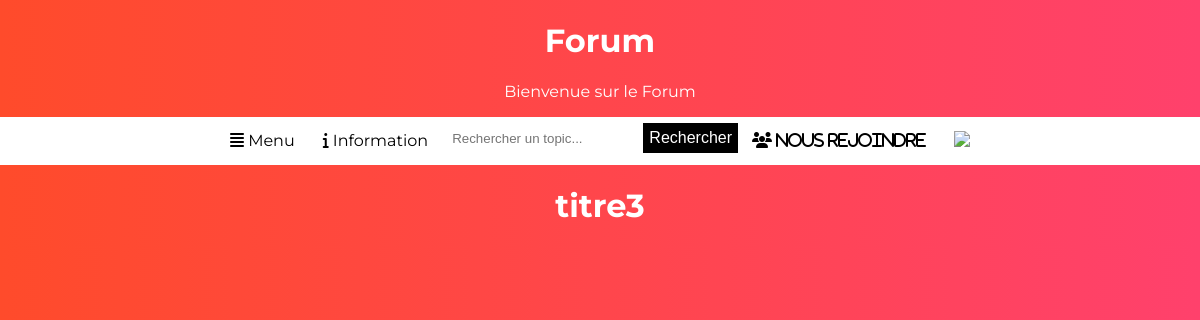
/Forum/Forum.php?index=3, run on an earlier commit of the app's database.
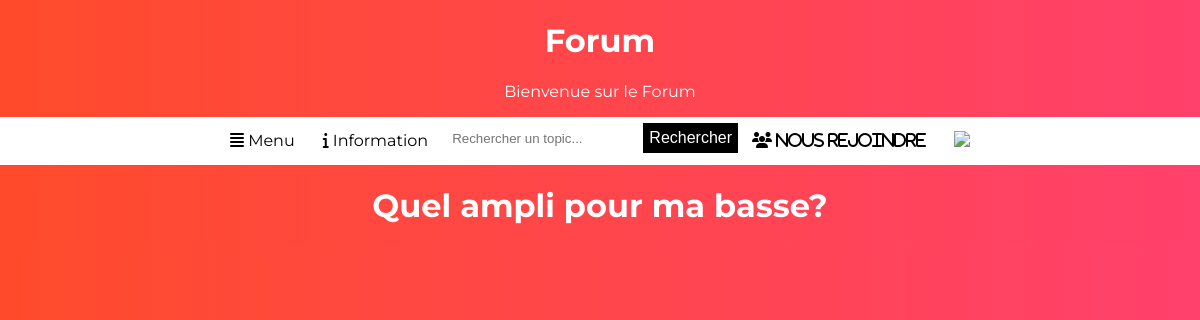
And on a later commit of the database.
### tables this page shows
CREATE TABLE FilDeDiscussion
(
idFilDeDiscussion INT(11),
isFilDeDiscussionClos TINYINT,
titreFilDeDiscussion VARCHAR(64),
dateOuverture DATE,
Theme VARCHAR(64),
idCreateur INT(11),
idMessage INT(11),
PRIMARY KEY(idFilDeDiscussion)
);

### Forum/data/fildediscussion.php (called while the page is built, shortened)
<?php
    class FilDeDiscussion
    {
        private $titreFilDeDiscussion;
        public function getTitreFilDeDiscussion() {
            return $this->titreFilDeDiscussion;
        }
        public function getIdFilDeDiscussionWithId($idFilDeDiscussion)
        {
            $bdd=DatabaseLinker::getConnexion();
            $state = $bdd->prepare("SELECT * FROM FilDeDiscussion WHERE idFilDeDiscussion=?");
            $state->bindParam(1,$idFilDeDiscussion);
            $state->execute();
            $resultat = $state->fetchAll();
            foreach ($resultat as $ligneResultat)
            {
                $this->titreFilDeDiscussion = $ligneResultat["titreFilDeDiscussion"];
            }
        }
    }
?>

### Forum/Forum.php (the view, shortened to what this page needs)
<?php
	include("HeaderForum.php");
	include("data/fildediscussion.php");
	if (!empty($_GET["index"]))
	{
		if(isset($_SESSION["idUser"]))
		{
			include("BarreDeNavCo.php");
			$utilisateur = new Compte();
			$utilisateur->initCompte($_SESSION["idUser"]);
			$id = $_GET["index"];
			$fildediscussion = new FilDeDiscussion();
			$fildediscussion->getIdFilDeDiscussionWithId($id);
			$createur = FilDeDiscussion::getCreateurWithId($id);
			if ($_GET["index"])
			{
				echo '<h1>'.$fildediscussion->getTitreFilDeDiscussion().'</h1';
			}
			?>
			<div class="page">
				<div class="gauche">
					<div class="profilCard">
				        <div class="Container">
					        <h4 class="TitreProfil">Mon profile</h4>
					        <p class="Avatar"><img src="https://www.shareicon.net/data/2016/09/01/822739_user_512x512.png" class="imageCercle" alt="pp"></p>
					        <hr>
					        <p><i class="description"></i><i class="fas fa-address-card"></i><?php echo ' '.$utilisateur->getNomCompte(); ?></i></p>
					        <p><i class="description"><i class="far fa-calendar-alt"></i><?php echo ' '.$utilisateur->getDateCreation(); ?></i></p>
					        <p><i class="description"><i class="fas fa-comments"></i><?php echo ' '.$utilisateur->getIdMessage().' messages'; ?></i>
					        </p>
				        </div>
			        </div>
				</div>
			  	<div class="milieu">
			  		<div class="messages"><br>
				        <img src="https://www.shareicon.net/data/2016/09/01/822739_user_512x512.png" alt="Avatar" style="width:60px">
				        <h4><?php echo ' '.$utilisateur->getNomCompte(); ?></h4><br>
				        <hr class="contentMsg">
				        <p>Lorem ipsum dolor sit amet, consectetur adipisicing elit, sed do eiusmod tempor incididunt ut labore et dolore magna aliqua. Ut enim ad minim veniam, quis nostrud exercitation ullamco laboris nisi ut aliquip ex ea commodo consequat.</p>
			        	<div class="bouton">
			        		<button type="button"><i class="fa fa-thumbs-up"></i>  PoceBlo</button>
			        		<button type="button"><i class="fa fa-comment"></i>  Commenter</button>
			        	</div>
			    	</div>
			  	</div>
		  		<div class="droite">
		  		</div>
			</div>
		<?php
		}
		elseif(!isset($_SESSION["idUser"]))
		{
			include("BarreDeNavNonCo.php");
			$id = $_GET["index"];
			$fildediscussion = new FilDeDiscussion();
			$fildediscussion->getIdFilDeDiscussionWithId($id);
			if ($_GET["index"])
			{
				echo '<h1>'.$fildediscussion->getTitreFilDeDiscussion().'</h1';
			}
		}
		?>
		<?php
	}
	?>

What changed in the data, as far as the page shows it:
changed fildediscussion: titreFilDeDiscussion "titre3" → "Quel ampli pour ma basse?"
